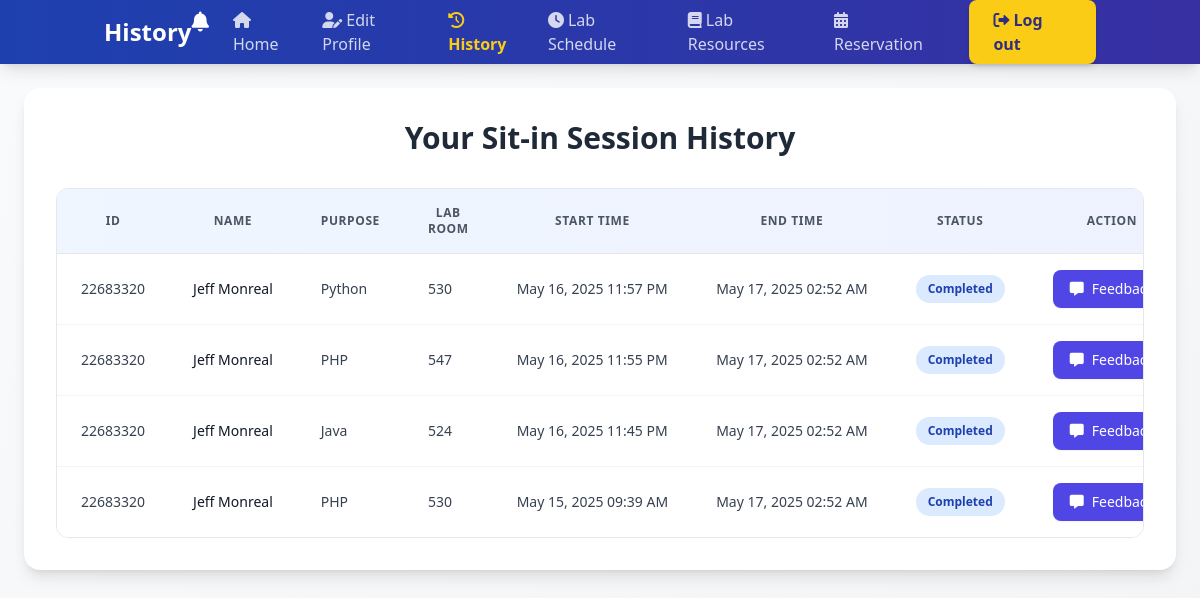
The app's page /history.php (signed in) with its own data.
### tables this page shows
CREATE TABLE `sit_in_sessions` (
  `id` int(11) NOT NULL,
  `student_id` int(11) NOT NULL,
  `reservation_id` int(11) DEFAULT NULL,
  `lab_room` varchar(50) NOT NULL,
  `purpose` varchar(100) NOT NULL,
  `start_time` datetime NOT NULL,
  `end_time` datetime DEFAULT NULL,
  `status` enum('active','completed') DEFAULT 'active',
  `created_at` timestamp NOT NULL DEFAULT current_timestamp()
);

CREATE TABLE `users` (
  `ID` int(11) NOT NULL,
  `ID_NUMBER` int(11) NOT NULL,
  `LASTNAME` varchar(50) NOT NULL,
  `FIRSTNAME` varchar(50) NOT NULL,
  `MIDDLENAME` varchar(50) DEFAULT NULL,
  `COURSE` varchar(100) DEFAULT NULL,
  `YEAR` int(11) DEFAULT NULL,
  `USERNAME` varchar(50) NOT NULL,
  `PASSWORD` varchar(100) NOT NULL,
  `EMAIL` varchar(100) NOT NULL,
  `ADDRESS` varchar(30) DEFAULT NULL,
  `SESSION` int(11) DEFAULT 30,
  `IMAGE` varchar(100) DEFAULT NULL,
  `CREATED_AT` timestamp NOT NULL DEFAULT current_timestamp(),
  `user_type` enum('student','admin') NOT NULL DEFAULT 'student',
  `POINTS` int(11) DEFAULT 0,
  `current_points` int(11) DEFAULT 0,
  `total_points_earned` int(11) DEFAULT 0,
  `sessions_earned` int(11) DEFAULT 0
);

### history.php (the view, shortened to what this page needs)
<?php
$host = 'localhost';
$username = 'root';
$password = '';
$dbname = 'ccs-sit-in';
$conn = new mysqli($host, $username, $password, $dbname);
$user = $_SESSION['username'];
$sql = "SELECT s.id, u.ID_NUMBER, CONCAT(u.FIRSTNAME, ' ', u.LASTNAME) AS Name,
               s.purpose, s.lab_room, s.start_time, s.end_time, DATE(s.start_time) AS date, s.status
        FROM sit_in_sessions s
        JOIN users u ON s.student_id = u.ID_NUMBER
        WHERE u.USERNAME = ?
        ORDER BY s.start_time DESC";
$stmt = $conn->prepare($sql);
$stmt->bind_param("s", $user);
$stmt->execute();
$result = $stmt->get_result();
?>
<!DOCTYPE html>
<html lang="en">
<head>
    <script src="https://cdn.tailwindcss.com"></script>
    <link href="https://cdnjs.cloudflare.com/ajax/libs/font-awesome/6.0.0-beta3/css/all.min.css" rel="stylesheet">
</head>
<body class="bg-gradient-to-br from-gray-50 to-gray-100 min-h-screen">
    <header class="bg-gradient-to-r from-blue-800 to-indigo-800 shadow-lg">
        <div class="container mx-auto px-4">
            <nav class="flex items-center justify-between h-16">
                <h2 class="text-2xl font-bold text-white">History</h2>
                <div class="flex items-center space-x-8">
                    <ul class="flex space-x-6">
                        <li class="relative">
                            <button id="notificationButton" class="text-white hover:text-yellow-400 transition-colors">
                                <i class="fas fa-bell text-xl"></i>
                            </button>
                        </li>
                        <li><a href="dashboard.php" class="text-white/80 hover:text-yellow-400 transition-colors"><i class="fas fa-home mr-1"></i>Home</a></li>
                        <li><a href="edit_profile.php" class="text-white/80 hover:text-yellow-400 transition-colors"><i class="fas fa-user-edit mr-1"></i>Edit Profile</a></li>
                        <li><a href="history.php" class="text-yellow-400 font-bold transition-colors"><i class="fas fa-history mr-1"></i>History</a></li>
                        <li><a href="user_labsched.php" class="text-white/80 hover:text-yellow-400 transition-colors"><i class="fas fa-clock mr-1"></i>Lab Schedule</a></li>
                        <li><a href="user_resources.php" class="text-white/80 hover:text-yellow-400 transition-colors"><i class="fas fa-book mr-1"></i>Lab Resources</a></li>
                        <li><a href="reservation.php" class="text-white/80 hover:text-yellow-400 transition-colors"><i class="fas fa-calendar-alt mr-1"></i>Reservation</a></li>
                    </ul>
                    <a href="logout.php" class="bg-yellow-400 text-indigo-900 px-6 py-2 rounded-lg font-bold hover:bg-yellow-500 transition duration-300 shadow-md hover:shadow-lg transform hover:-translate-y-0.5">
                        <i class="fas fa-sign-out-alt mr-1"></i>Log out
                    </a>
                </div>
            </nav>
        </div>
    </header>
<div class="container mx-auto p-6 max-w-7xl fade-in">
    <div class="bg-white rounded-2xl shadow-lg p-8 hover-card">
        <h2 class="text-3xl font-bold text-center text-gray-800 mb-8">Your Sit-in Session History</h2>
        <?php if ($result->num_rows > 0): ?>
            <div class="overflow-hidden rounded-xl border border-gray-200">
                <table class="min-w-full divide-y divide-gray-200">
                    <thead>
                        <tr class="bg-gradient-to-r from-blue-50 to-indigo-50">
                            <th scope="col" class="px-6 py-4 text-xs font-semibold text-gray-600 uppercase tracking-wider">ID</th>
                            <th scope="col" class="px-6 py-4 text-xs font-semibold text-gray-600 uppercase tracking-wider">Name</th>
                            <th scope="col" class="px-6 py-4 text-xs font-semibold text-gray-600 uppercase tracking-wider">Purpose</th>
                            <th scope="col" class="px-6 py-4 text-xs font-semibold text-gray-600 uppercase tracking-wider">Lab Room</th>
                            <th scope="col" class="px-6 py-4 text-xs font-semibold text-gray-600 uppercase tracking-wider">Start Time</th>
                            <th scope="col" class="px-6 py-4 text-xs font-semibold text-gray-600 uppercase tracking-wider">End Time</th>
                            <th scope="col" class="px-6 py-4 text-xs font-semibold text-gray-600 uppercase tracking-wider">Status</th>
                            <th scope="col" class="px-6 py-4 text-xs font-semibold text-gray-600 uppercase tracking-wider">Action</th>
                        </tr>
                    </thead>
                    <tbody class="bg-white divide-y divide-gray-100">
                        <?php while ($row = $result->fetch_assoc()): ?>
                            <tr class="hover:bg-blue-50/50 transition-colors duration-150">
                                <td class="px-6 py-4 whitespace-nowrap text-sm text-gray-700"><?php echo htmlspecialchars($row['ID_NUMBER']); ?></td>
                                <td class="px-6 py-4 whitespace-nowrap text-sm font-medium text-gray-900"><?php echo htmlspecialchars($row['Name']); ?></td>
                                <td class="px-6 py-4 text-sm text-gray-700"><?php echo nl2br(htmlspecialchars($row['purpose'])); ?></td>
                                <td class="px-6 py-4 text-sm text-gray-700"><?php echo nl2br(htmlspecialchars($row['lab_room'])); ?></td>
                                <td class="px-6 py-4 whitespace-nowrap text-sm text-gray-700"><?php echo date('M d, Y h:i A', strtotime($row['start_time'])); ?></td>
                                <td class="px-6 py-4 whitespace-nowrap text-sm text-gray-700"><?php echo $row['end_time'] ? date('M d, Y h:i A', strtotime($row['end_time'])) : '-'; ?></td>
                                <td class="px-6 py-4 whitespace-nowrap">
                                    <span class="px-3 py-1 inline-flex text-xs leading-5 font-semibold rounded-full
                                        <?php echo $row['status'] === 'active' ? 'bg-green-100 text-green-800' : 'bg-blue-100 text-blue-800'; ?>">
                                        <?php echo ucfirst($row['status']); ?>
                                    </span>
                                </td>
                                <td class="px-6 py-4 whitespace-nowrap text-sm">
                                    <button data-session-id="<?php echo $row['id']; ?>"
                                            class="feedback-btn inline-flex items-center px-4 py-2 border border-transparent text-sm font-medium rounded-lg text-white bg-indigo-600 hover:bg-indigo-700 focus:outline-none focus:ring-2 focus:ring-offset-2 focus:ring-indigo-500 transition-all duration-200 transform hover:scale-105 shadow-sm hover:shadow">
                                        <i class="fas fa-comment-alt mr-2"></i>Feedback
                                    </button>
                                </td>
                            </tr>
                        <?php endwhile; ?>
                    </tbody>
                </table>
            </div>
        <?php endif; ?>
    </div>
</div>
</body>
</html>

### history.php (style rules this page uses)
.fade-in { animation: fadeIn 0.3s ease-in; }
.hover-card { transition: all 0.2s ease; }

### records on screen
sit_in_sessions: users.ID_NUMBER "22683320", Name "Jeff Monreal", purpose "Python", lab_room "530", start_time "May 16, 2025 11:57 PM", end_time "May 17, 2025 02:52 AM", status "Completed"
sit_in_sessions: users.ID_NUMBER "22683320", Name "Jeff Monreal", purpose "PHP", lab_room "547", start_time "May 16, 2025 11:55 PM", end_time "May 17, 2025 02:52 AM", status "Completed"
sit_in_sessions: users.ID_NUMBER "22683320", Name "Jeff Monreal", purpose "Java", lab_room "524", start_time "May 16, 2025 11:45 PM", end_time "May 17, 2025 02:52 AM", status "Completed"
sit_in_sessions: users.ID_NUMBER "22683320", Name "Jeff Monreal", purpose "PHP", lab_room "530", start_time "May 15, 2025 09:39 AM", end_time "May 17, 2025 02:52 AM", status "Completed"
